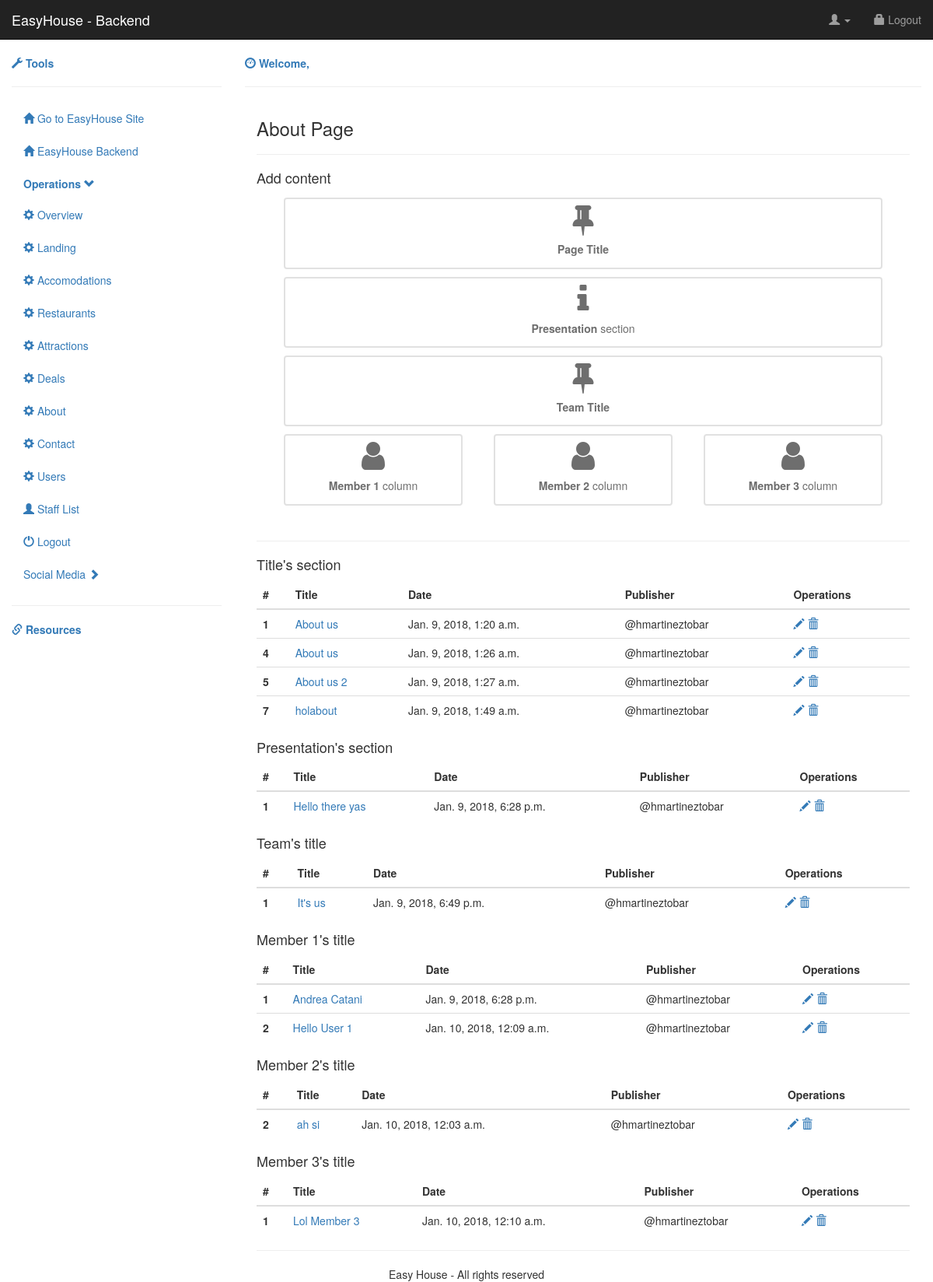
Screenshot of /backend/operations/about with the database file from the repository.
### backend/models.py (models this page shows)
class About_PageTitle(models.Model):
	author = models.ForeignKey('auth.User')
	title = models.CharField(max_length=200)
	created_date = models.DateTimeField(
			default=timezone.now)
	published_date = models.DateTimeField(
			blank=True, null=True)

class About_PresentationText(models.Model):
	author = models.ForeignKey('auth.User')
	title = models.CharField(max_length=200)
	text = models.TextField()
	created_date = models.DateTimeField(
			default=timezone.now)
	published_date = models.DateTimeField(
			blank=True, null=True)

class About_TeamTitle(models.Model):
	author = models.ForeignKey('auth.User')
	title = models.CharField(max_length=200)
	created_date = models.DateTimeField(
			default=timezone.now)
	published_date = models.DateTimeField(
			blank=True, null=True)

class About_MemberOne(models.Model):
	author = models.ForeignKey('auth.User')
	title = models.CharField(max_length=200)
	text = models.TextField()
	created_date = models.DateTimeField(
			default=timezone.now)
	published_date = models.DateTimeField(
			blank=True, null=True)

class About_MemberTwo(models.Model):
	author = models.ForeignKey('auth.User')
	title = models.CharField(max_length=200)
	text = models.TextField()
	created_date = models.DateTimeField(
			default=timezone.now)
	published_date = models.DateTimeField(
			blank=True, null=True)

class About_MemberThree(models.Model):
	author = models.ForeignKey('auth.User')
	title = models.CharField(max_length=200)
	text = models.TextField()
	created_date = models.DateTimeField(
			default=timezone.now)
	published_date = models.DateTimeField(
			blank=True, null=True)

### backend/views.py (the view)
# urls.py: url(r'^backend/operations/about$', views.backend_ops_about, name='backend_ops_about'),
def backend_ops_about(request):
	titles = About_PageTitle.objects.filter(published_date__lte=timezone.now()).order_by('published_date')
	presentations = About_PresentationText.objects.filter(published_date__lte=timezone.now()).order_by('published_date')
	teams = About_TeamTitle.objects.filter(published_date__lte=timezone.now()).order_by('published_date')
	memberones = About_MemberOne.objects.filter(published_date__lte=timezone.now()).order_by('published_date')
	membertwos = About_MemberTwo.objects.filter(published_date__lte=timezone.now()).order_by('published_date')
	memberthrees = About_MemberThree.objects.filter(published_date__lte=timezone.now()).order_by('published_date')
	return render(request, 'backend/backend_ops_about.html', {'titles': titles, 'presentations': presentations, 'teams':teams, 'memberones':memberones, 'membertwos':membertwos, 'memberthrees':memberthrees})

### backend/templates/backend/backend_ops_about.html
{% extends 'backend/backend.html' %}
{% load staticfiles %}
{% block content %}
<link href="{% static '../static/css/backendStyle.css' %}" rel="stylesheet">
<link href="https://maxcdn.bootstrapcdn.com/font-awesome/4.7.0/css/font-awesome.min.css" rel="stylesheet">
<div class="container-fluid">
        <h3>About Page</h3>
        <hr>
        <h4>Add content</h4>
        <div class="col-xs-12 col-sm-12 col-lg-12">
          <div class="col-lg-12 col-md-12 col-sm-12 col-xs-12">
            <div class="div-square">
              <a href="{% url 'backend:about_new_pageTitle' %}">
                <i class="fa fa-thumb-tack fa-3x"></i>
                <h5><strong>Page Title</strong></h5>
              </a>
            </div>
          </div>
          <div class="col-lg-12 col-md-12 col-sm-12 col-xs-12">
            <div class="div-square">
              <a href="{% url 'backend:about_new_presentation' %}">
                <i class="fa fa-info fa-3x"></i>
                <h5><strong>Presentation</strong> section</h5>
              </a>
            </div>
          </div>
          <div class="col-lg-12 col-md-12 col-sm-12 col-xs-12">
            <div class="div-square">
              <a href="{% url 'backend:about_new_teamTitle' %}">
                <i class="fa fa-thumb-tack fa-3x"></i>
                <h5><strong>Team Title</strong></h5>
              </a>
            </div>
          </div>
          <div class="col-lg-4 col-md-4 col-sm-4 col-xs-4">
            <div class="div-square">
              <a href="{% url 'backend:about_new_member1' %}">
                <i class="fa fa-user fa-3x"></i>
                <h5><strong>Member 1</strong> column</h5>
              </a>
            </div>
          </div>
          <div class="col-lg-4 col-md-4 col-sm-4 col-xs-4">
            <div class="div-square">
              <a href="{% url 'backend:about_new_member2' %}">
                <i class="fa fa-user fa-3x"></i>
                <h5><strong>Member 2</strong> column</h5>
              </a>
            </div>
          </div>
          <div class="col-lg-4 col-md-4 col-sm-4 col-xs-4">
            <div class="div-square">
              <a href="{% url 'backend:about_new_member3' %}">
                <i class="fa fa-user fa-3x"></i>
                <h5><strong>Member 3</strong> column</h5>
              </a>
            </div>
          </div>
</div>
<p> &nbsp;</p>
<hr>
<h4>Title's section</h4>
<table class="table table-hover">
  <thead>
    <tr>
      <th scope="col">#</th>
      <th scope="col">Title</th>
      <th scope="col">Date</th>
      <th scope="col">Publisher</th>
      <th scope="col">Operations</th>
    </tr>
  </thead>
  <tbody>
    {% for title in titles %}
    <tr>
      <th scope="row">{{ title.pk }}</th>
      <td><a href="{% url 'backend:about_pageTitle_detail' pk=title.pk %}">{{ title.title }}</td>
      <td>{{ title.published_date }}</td>
      <td>@{{ title.author }}</td>
      <td> <a class="glyphicon glyphicon-pencil" alt="Edit {{ title.title }}" href="{% url 'backend:about_title_edit' pk=title.pk %}"></a>
        <a class="glyphicon glyphicon-trash" href="{% url 'backend:about_title_remove' pk=title.pk %}"></a></td>
    </tr>
    {% endfor %}
</table>
<h4>Presentation's section</h4>
<table class="table table-hover">
  <thead>
    <tr>
      <th scope="col">#</th>
      <th scope="col">Title</th>
      <th scope="col">Date</th>
      <th scope="col">Publisher</th>
      <th scope="col">Operations</th>
    </tr>
  </thead>
  <tbody>
    {% for presentation in presentations %}
    <tr>
      <th scope="row">{{ presentation.pk }}</th>
      <td><a href="{% url 'backend:about_presentation_detail' pk=presentation.pk %}">{{ presentation.title }}</td>
      <td>{{ presentation.published_date }}</td>
      <td>@{{ presentation.author }}</td>
      <td> <a class="glyphicon glyphicon-pencil" alt="Edit {{ presentation.title }}" href="{% url 'backend:about_presentation_edit' pk=presentation.pk %}"></a>
        <a class="glyphicon glyphicon-trash" href="{% url 'backend:about_presentation_remove' pk=presentation.pk %}"></a></td>
    </tr>
    {% endfor %}
</table>
<h4>Team's title</h4>
<table class="table table-hover">
  <thead>
    <tr>
      <th scope="col">#</th>
      <th scope="col">Title</th>
      <th scope="col">Date</th>
      <th scope="col">Publisher</th>
      <th scope="col">Operations</th>
    </tr>
  </thead>
  <tbody>
    {% for team in teams %}
    <tr>
      <th scope="row">{{ team.pk }}</th>
      <td><a href="{% url 'backend:about_teamTitle_detail' pk=team.pk %}">{{ team.title }}</td>
      <td>{{ team.published_date }}</td>
      <td>@{{ team.author }}</td>
      <td> <a class="glyphicon glyphicon-pencil" alt="Edit {{ team.title }}" href="{% url 'backend:about_teamTitle_edit' pk=team.pk %}"></a>
        <a class="glyphicon glyphicon-trash" href="{% url 'backend:about_teamTitle_remove' pk=team.pk %}"></a></td>
    </tr>
    {% endfor %}
</table>
<h4>Member 1's title</h4>
<table class="table table-hover">
  <thead>
    <tr>
      <th scope="col">#</th>
      <th scope="col">Title</th>
      <th scope="col">Date</th>
      <th scope="col">Publisher</th>
      <th scope="col">Operations</th>
    </tr>
  </thead>
  <tbody>
    {% for memberone in memberones %}
    <tr>
      <th scope="row">{{ memberone.pk }}</th>
      <td><a href="{% url 'backend:about_memberOne_detail' pk=memberone.pk %}">{{ memberone.title }}</td>
      <td>{{ memberone.published_date }}</td>
      <td>@{{ memberone.author }}</td>
      <td> <a class="glyphicon glyphicon-pencil" alt="Edit {{ memberone.title }}" href="{% url 'backend:about_member1_edit' pk=memberone.pk %}"></a>
        <a class="glyphicon glyphicon-trash" href="{% url 'backend:about_member1_remove' pk=memberone.pk %}"></a></td>
    </tr>
    {% endfor %}
</table>
<h4>Member 2's title</h4>
<table class="table table-hover">
  <thead>
    <tr>
      <th scope="col">#</th>
      <th scope="col">Title</th>
      <th scope="col">Date</th>
      <th scope="col">Publisher</th>
      <th scope="col">Operations</th>
    </tr>
  </thead>
  <tbody>
    {% for membertwo in membertwos %}
    <tr>
      <th scope="row">{{ membertwo.pk }}</th>
      <td><a href="{% url 'backend:about_memberTwo_detail' pk=membertwo.pk %}">{{ membertwo.title }}</td>
      <td>{{ membertwo.published_date }}</td>
      <td>@{{ membertwo.author }}</td>
      <td> <a class="glyphicon glyphicon-pencil" alt="Edit {{ membertwo.title }}" href="{% url 'backend:about_member2_edit' pk=membertwo.pk %}"></a>
        <a class="glyphicon glyphicon-trash" href="{% url 'backend:about_member2_remove' pk=membertwo.pk %}"></a></td>
    </tr>
    {% endfor %}
</table>
<h4>Member 3's title</h4>
<table class="table table-hover">
  <thead>
    <tr>
      <th scope="col">#</th>
      <th scope="col">Title</th>
      <th scope="col">Date</th>
      <th scope="col">Publisher</th>
      <th scope="col">Operations</th>
    </tr>
  </thead>
  <tbody>
    {% for memberthree in memberthrees %}
    <tr>
      <th scope="row">{{ memberthree.pk }}</th>
      <td><a href="{% url 'backend:about_memberThree_detail' pk=memberthree.pk %}">{{ memberthree.title }}</td>
      <td>{{ memberthree.published_date }}</td>
      <td>@{{ memberthree.author }}</td>
      <td> <a class="glyphicon glyphicon-pencil" alt="Edit {{ memberthree.title }}" href="{% url 'backend:about_member3_edit' pk=memberthree.pk %}"></a>
        <a class="glyphicon glyphicon-trash" href="{% url 'backend:about_member3_remove' pk=memberthree.pk %}"></a></td>
    </tr>
    {% endfor %}
</table>
{% endblock %}

### backend/static/css/backendStyle.css (style rules this page uses)
.div-square { padding:5px; border:2px double #e1e1e1; -webkit-border-radius:8px; -moz-border-radius:8px; border-radius:4px; margin:5px; text-align: center; }
.div-square> a,.div-square> a:hover { color:#6E6E6E; text-decoration:none; }

### rows the page displays
About_PageTitle: pk "1", title "About us", published_date "Jan. 9, 2018, 1:20 a.m.", author "hmartineztobar"
About_PageTitle: pk "4", title "About us", published_date "Jan. 9, 2018, 1:26 a.m.", author "hmartineztobar"
About_PageTitle: pk "5", title "About us 2", published_date "Jan. 9, 2018, 1:27 a.m.", author "hmartineztobar"
About_PageTitle: pk "7", title "holabout", published_date "Jan. 9, 2018, 1:49 a.m.", author "hmartineztobar"
About_PresentationText: pk "1", title "Hello there yas", published_date "Jan. 9, 2018, 6:28 p.m.", author "hmartineztobar"
About_TeamTitle: pk "1", title "It's us", published_date "Jan. 9, 2018, 6:49 p.m.", author "hmartineztobar"
About_MemberOne: pk "1", title "Andrea Catani", published_date "Jan. 9, 2018, 6:28 p.m.", author "hmartineztobar"
About_MemberOne: pk "2", title "Hello User 1", published_date "Jan. 10, 2018, 12:09 a.m.", author "hmartineztobar"
About_MemberTwo: pk "2", title "ah si", published_date "Jan. 10, 2018, 12:03 a.m.", author "hmartineztobar"
About_MemberThree: pk "1", title "Lol Member 3", published_date "Jan. 10, 2018, 12:10 a.m.", author "hmartineztobar"
